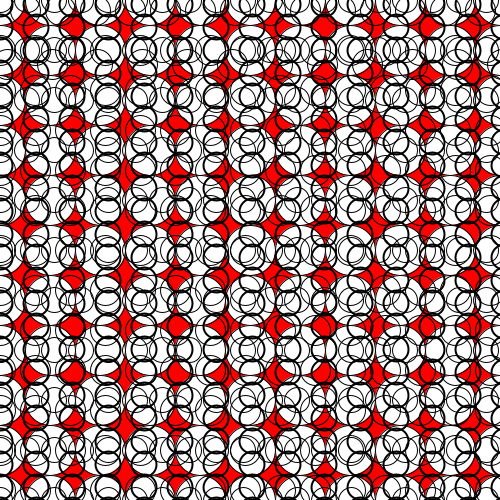
Frame 1 (no input)
Frame 60 (the mouse pressed at the canvas centre just before this capture): identical to frame 1, image omitted
Frame 120 (the mouse held since frame 60 and released just before this capture): identical to frame 1, image omitted

The Processing sketch that drew this single still picture (run headless with seeded random() and noise(); from frame 60 on, the mouse is pressed at the canvas centre):

// Processing sketch: processing_32930
// ── processing_32930.pde

int i=0;
int j=0;
int k=5;
int l=5;
int m=0;
int n=7;
int o=0;
int p=0;
int q=4;
int r=0;
int s=100;
int t=100;
int u=0;

void setup () {
  size (500,500);
  background (255,0,0);
  smooth();

 
  while (j<100){
   
    while (i<1001){
    ellipse (i*50, j*50, 50, 50);
    i=i+1;
    }
    j=j+1;
    i=0;
  }
 noFill();
 strokeWeight (2);
 while (q<521){
 
 while (p<521){
 ellipse (p*6, q, 25, 25);
 p=p+6;
 }
 q=q+23;
 p=0;
 }
 
}

void draw (){
  
  strokeWeight (1);
 while (l<521){ 
   
 while (k<521){ 
 ellipse (k*5, l*2, 30, 30);
k=k+7;
}
l=l+20;
k=0;
 }
  
  while (o<521){
  
 while (m<521){
ellipse (m*3, o*5, 25, 25);
 m=m+9;
 }
 o=o+10;
 m=0;
  }
 
while (n<521){
 ellipse (n, 64, 30, 30);
 n=n+45;
}
/*
strokeWeight (1);
stroke (255,255, 255);
while (r<2000){
ellipse (0,0,r,r);
r=r+10;
}

while (u<2000){
ellipse (500,500, u, u);
u=u+10;
}

strokeWeight (1);
stroke (0,0,0);
while (s<2000){
ellipse (0,500,s,s);
s=s+50;
}

while (t<2000){
ellipse (500,0,t,t);
t=t+50;
}

*/
}
